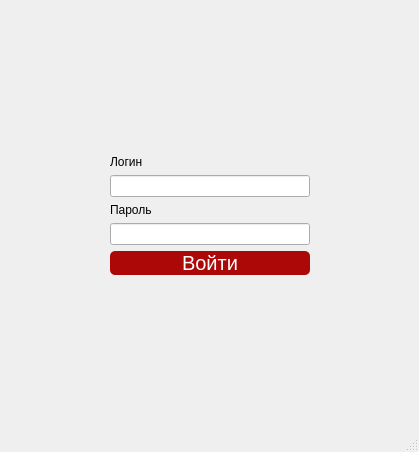
<?xml version="1.0" encoding="UTF-8"?>
<ui version="4.0">
 <class>LoginWindow</class>
 <widget class="QMainWindow" name="LoginWindow">
  <property name="geometry">
   <rect>
    <x>0</x>
    <y>0</y>
    <width>419</width>
    <height>452</height>
   </rect>
  </property>
  <property name="windowTitle">
   <string>MainWindow</string>
  </property>
  <widget class="QWidget" name="centralwidget">
   <layout class="QHBoxLayout" name="horizontalLayout">
    <item>
     <spacer name="horizontalSpacer_2">
      <property name="orientation">
       <enum>Qt::Horizontal</enum>
      </property>
      <property name="sizeType">
       <enum>QSizePolicy::MinimumExpanding</enum>
      </property>
      <property name="sizeHint" stdset="0">
       <size>
        <width>20</width>
        <height>20</height>
       </size>
      </property>
     </spacer>
    </item>
    <item>
     <layout class="QVBoxLayout" name="verticalLayout">
      <item>
       <spacer name="verticalSpacer_2">
        <property name="orientation">
         <enum>Qt::Vertical</enum>
        </property>
        <property name="sizeHint" stdset="0">
         <size>
          <width>20</width>
          <height>40</height>
         </size>
        </property>
       </spacer>
      </item>
      <item>
       <widget class="QLabel" name="label">
        <property name="text">
         <string>Логин</string>
        </property>
       </widget>
      </item>
      <item>
       <widget class="QLineEdit" name="Login">
        <property name="minimumSize">
         <size>
          <width>200</width>
          <height>20</height>
         </size>
        </property>
       </widget>
      </item>
      <item>
       <widget class="QLabel" name="label_2">
        <property name="text">
         <string>Пароль</string>
        </property>
       </widget>
      </item>
      <item>
       <widget class="QLineEdit" name="Password">
        <property name="minimumSize">
         <size>
          <width>200</width>
          <height>20</height>
         </size>
        </property>
       </widget>
      </item>
      <item>
       <widget class="QPushButton" name="pbvhod">
        <property name="minimumSize">
         <size>
          <width>200</width>
          <height>20</height>
         </size>
        </property>
        <property name="styleSheet">
         <string notr="true">QPushButton {
font: 500 20pt &quot;Montserrat Medium&quot;;
    background-color: #AC0808; 
    color: white; 
    border: none;
    font-size: 20px;
    border-radius: 5px; 
}
QPushButton:hover {
    background-color: #C61010;
}
QPushButton:pressed {
    background-color: #9C0707; 
}</string>
        </property>
        <property name="text">
         <string>Войти</string>
        </property>
       </widget>
      </item>
      <item>
       <spacer name="verticalSpacer">
        <property name="orientation">
         <enum>Qt::Vertical</enum>
        </property>
        <property name="sizeHint" stdset="0">
         <size>
          <width>20</width>
          <height>40</height>
         </size>
        </property>
       </spacer>
      </item>
     </layout>
    </item>
    <item>
     <spacer name="horizontalSpacer">
      <property name="orientation">
       <enum>Qt::Horizontal</enum>
      </property>
      <property name="sizeType">
       <enum>QSizePolicy::MinimumExpanding</enum>
      </property>
      <property name="sizeHint" stdset="0">
       <size>
        <width>20</width>
        <height>20</height>
       </size>
      </property>
     </spacer>
    </item>
   </layout>
  </widget>
  <widget class="QMenuBar" name="menubar">
   <property name="geometry">
    <rect>
     <x>0</x>
     <y>0</y>
     <width>419</width>
     <height>26</height>
    </rect>
   </property>
  </widget>
  <widget class="QStatusBar" name="statusbar"/>
 </widget>
 <resources/>
 <connections/>
</ui>
